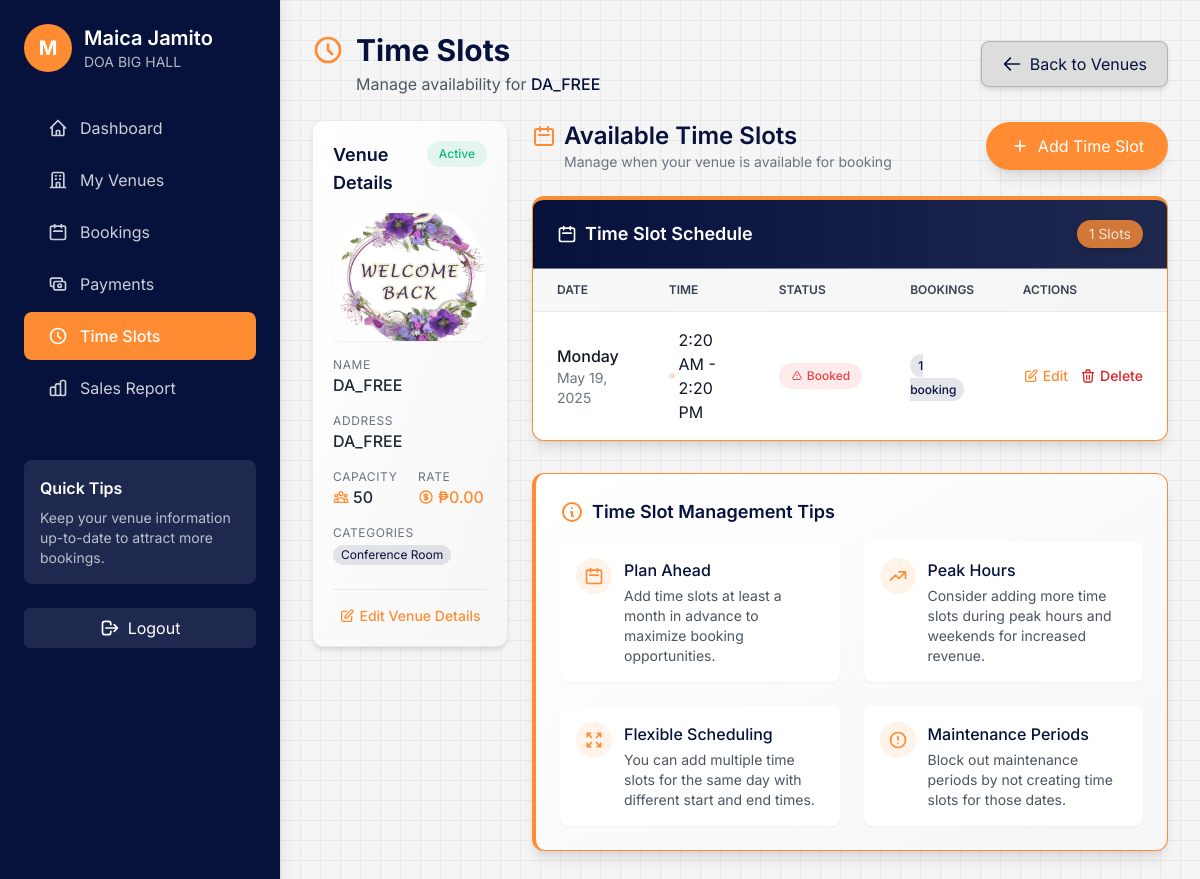
The page /manager/venues/10/time-slots/ (signed in) on the database as committed earlier.
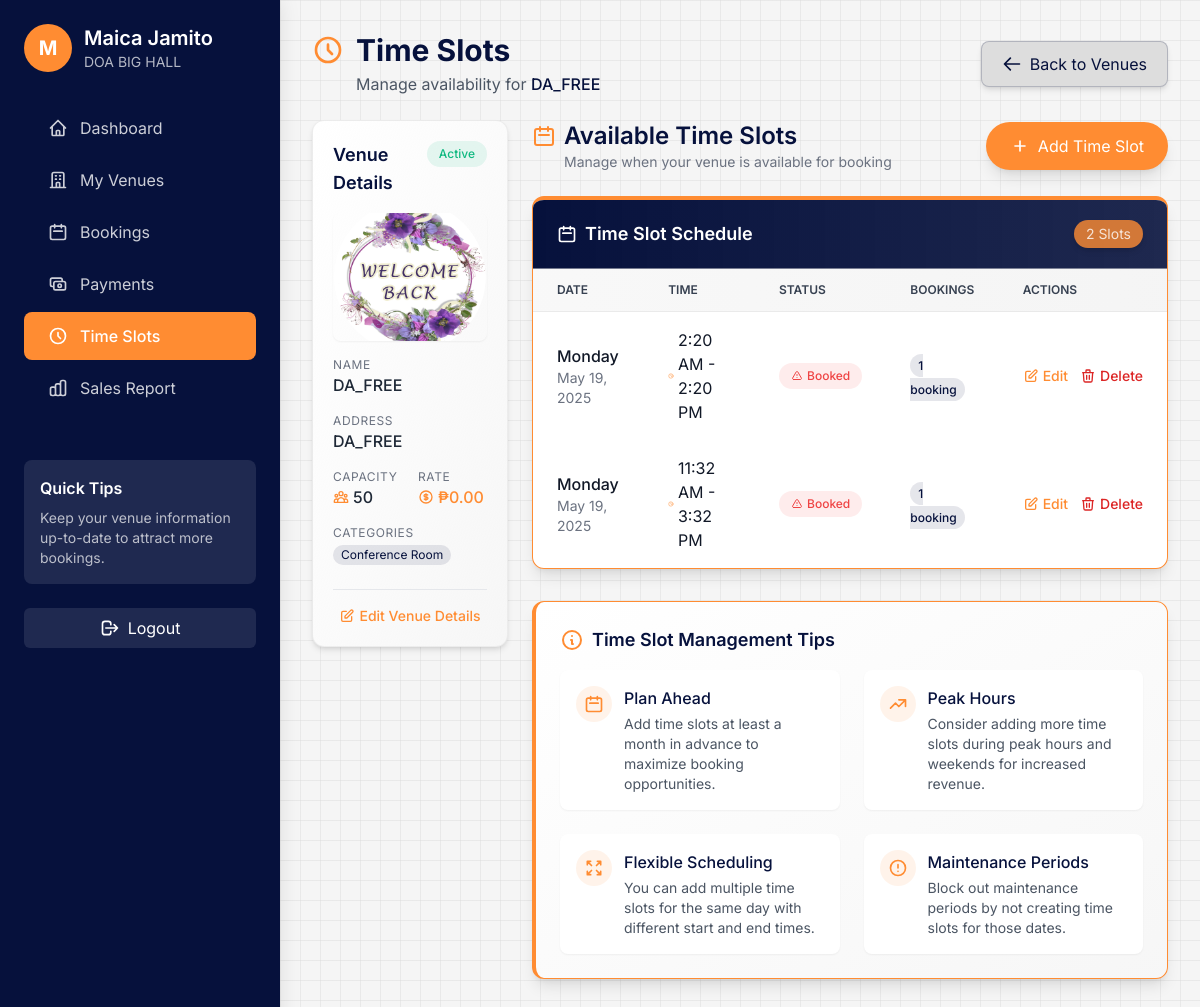
The same page on the database as committed later.
### booking/models/category.py (models this page shows, shortened)
class Category(models.Model):
    name = models.CharField(max_length=100)
    description = models.TextField(blank=True)
    class Meta:
        verbose_name_plural = "Categories"
        ordering = ['name']

### booking/models/time_slot.py (models this page shows, shortened)
class TimeSlot(models.Model):
    venue = models.ForeignKey(Venue, on_delete=models.CASCADE, related_name='time_slots')
    date = models.DateField()
    start_time = models.TimeField()
    end_time = models.TimeField()
    is_available = models.BooleanField(default=True)
    class Meta:
        ordering = ['date', 'start_time']
        unique_together = ['venue', 'date', 'start_time']

### booking/views/manager_views.py (the view)
# urls.py: path('manager/venues/<int:venue_id>/time-slots/', views.manager_time_slots, name='manager_time_slots'),
@login_required
@venue_manager_required
def manager_time_slots(request, venue_id):
    manager = request.user.venue_manager
    venue = get_object_or_404(Venue, id=venue_id, manager=manager)
    time_slots_list = TimeSlot.objects.filter(venue=venue).order_by('date', 'start_time')
    page = request.GET.get('page', 1)
    items_per_page = 10  # Number of time slots per page
    paginator = Paginator(time_slots_list, items_per_page)
    time_slots = paginator.get_page(page)
    venues = Venue.objects.filter(manager=manager)
    context = {
        'venue': venue,
        'time_slots': time_slots,
        'venues': venues,
        'manager': manager,
    }
    return render(request, 'manager/time_slots.html', context)

### booking/context_processors.py (called while the page is built)
def common_context(request):
    context = {
        'all_categories': Category.objects.all(),
    }
    if request.user.is_authenticated:
        unread_notifications = Notification.objects.filter(
            user=request.user,
            is_read=False
        ).order_by('-created_at')
        recent_notifications = Notification.objects.filter(
            user=request.user
        ).order_by('-created_at')[:5]
        context.update({
            'unread_notifications': unread_notifications,
            'unread_notification_count': unread_notifications.count(),
            'recent_notifications': recent_notifications,
        })
    return context

### templates/manager/time_slots.html (shortened to what the changed rows need)
<!DOCTYPE html>
<html lang="en">
<head>
    <script src="https://cdn.tailwindcss.com"></script>
</head>
<body>
<div class="dashboard-container">
    {% with active_page='time_slots' venues=venues %}
        {% include 'manager/components/sidebar.html' %}
    {% endwith %}
    <main class="p-8">
        <div class="flex justify-between items-center mb-6">
            <div>
                <h1 class="text-3xl font-bold text-primary flex items-center">
                    <svg class="h-8 w-8 mr-3 text-accent" fill="none" viewBox="0 0 24 24" stroke="currentColor">
                        <path stroke-linecap="round" stroke-linejoin="round" stroke-width="2" d="M12 8v4l3 3m6-3a9 9 0 11-18 0 9 9 0 0118 0z"></path>
                    </svg>
                    Time Slots
                </h1>
            </div>
        </div>
        <div class="grid grid-cols-1 md:grid-cols-4 gap-6 mb-6">
            <div class="md:col-span-1">
                <div class="dashboard-card p-5 venue-info-card bg-gradient-to-br from-white to-off-white/50 shadow-md">
                    <div class="space-y-4">
                        {% if venue.categories.all %}
                        <div>
                            <div class="flex flex-wrap gap-1">
                                {% for category in venue.categories.all %}
                                <span class="bg-primary/10 text-primary text-xs px-2 py-0.5 rounded-full">{{ category.name }}</span>
                                {% endfor %}
                            </div>
                        </div>
                        {% endif %}
                    </div>
                </div>
            </div>
            <div class="md:col-span-3">
                <div class="flex justify-between items-center mb-6">
                    <div>
                        <h2 class="text-2xl font-semibold text-primary flex items-center">
                            <svg class="h-6 w-6 mr-2 text-accent" fill="none" viewBox="0 0 24 24" stroke="currentColor">
                                <path stroke-linecap="round" stroke-linejoin="round" stroke-width="2" d="M8 7V3m8 4V3m-9 8h10M5 21h14a2 2 0 002-2V7a2 2 0 00-2-2H5a2 2 0 00-2 2v12a2 2 0 002 2z"></path>
                            </svg>
                            Available Time Slots
                        </h2>
                    </div>
                </div>
                {% if time_slots %}
                <div class="dashboard-card overflow-hidden shadow-lg border-t-4 border-accent">
                    <div class="dashboard-card-header bg-gradient-to-r from-primary to-primary/90">
                        <h3 class="text-lg font-semibold text-white flex items-center">
                            <svg class="h-5 w-5 mr-2" fill="none" viewBox="0 0 24 24" stroke="currentColor">
                                <path stroke-linecap="round" stroke-linejoin="round" stroke-width="2" d="M8 7V3m8 4V3m-9 8h10M5 21h14a2 2 0 002-2V7a2 2 0 00-2-2H5a2 2 0 00-2 2v12a2 2 0 002 2z"></path>
                            </svg>
                            Time Slot Schedule
                        </h3>
                        <span class="text-white/80 text-sm bg-accent/80 px-3 py-1 rounded-full shadow-md">
                            {{ time_slots.paginator.count }} Slots
                        </span>
                    </div>
                    <div class="overflow-x-auto">
                        <table class="dashboard-table">
                            <thead class="bg-gradient-to-r from-light-gray/20 to-light-gray/30">
                                <tr>
                                    <th class="text-primary/80 font-semibold">Date</th>
                                    <th class="text-primary/80 font-semibold">Time</th>
                                    <th class="text-primary/80 font-semibold">Status</th>
                                    <th class="text-primary/80 font-semibold">Bookings</th>
                                    <th class="text-primary/80 font-semibold">Actions</th>
                                </tr>
                            </thead>
                            <tbody>
                                {% for slot in time_slots %}
                                <tr class="hover:bg-gray-50 transition-colors">
                                    <td>
                                        <div class="font-medium text-gray-900">{{ slot.date|date:"l" }}</div>
                                        <div class="text-sm text-gray-500">{{ slot.date|date:"M d, Y" }}</div>
                                    </td>
                                    <td>
                                        <div class="text-gray-900 flex items-center">
                                            <svg class="h-4 w-4 mr-1 text-accent" fill="none" viewBox="0 0 24 24" stroke="currentColor">
                                                <path stroke-linecap="round" stroke-linejoin="round" stroke-width="2" d="M12 8v4l3 3m6-3a9 9 0 11-18 0 9 9 0 0118 0z"></path>
                                            </svg>
                                            {{ slot.start_time|time:"g:i A" }} - {{ slot.end_time|time:"g:i A" }}
                                        </div>
                                    </td>
                                    <td>
                                        <span class="status-badge {% if slot.is_available %}status-active{% else %}status-inactive{% endif %}">
                                            {% if slot.is_available %}
                                            <svg class="h-3 w-3 mr-1" fill="none" viewBox="0 0 24 24" stroke="currentColor">
                                                <path stroke-linecap="round" stroke-linejoin="round" stroke-width="2" d="M9 12l2 2 4-4m6 2a9 9 0 11-18 0 9 9 0 0118 0z"></path>
                                            </svg>
                                            Available
                                            {% else %}
                                            <svg class="h-3 w-3 mr-1" fill="none" viewBox="0 0 24 24" stroke="currentColor">
                                                <path stroke-linecap="round" stroke-linejoin="round" stroke-width="2" d="M12 9v2m0 4h.01m-6.938 4h13.856c1.54 0 2.502-1.667 1.732-3L13.732 4c-.77-1.333-2.694-1.333-3.464 0L3.34 16c-.77 1.333.192 3 1.732 3z"></path>
                                            </svg>
                                            Booked
                                            {% endif %}
                                        </span>
                                    </td>
                                    <td>
                                        {% with booking_count=slot.bookings.count %}
                                        {% if booking_count > 0 %}
                                        <span class="bg-primary/10 text-primary px-2 py-1 rounded-full text-xs font-medium">
                                            {{ booking_count }} booking{{ booking_count|pluralize }}
                                        </span>
                                        {% else %}
                                        <span class="text-gray-500 text-sm">No bookings</span>
                                        {% endif %}
                                        {% endwith %}
                                    </td>
                                    <td>
                                        <div class="flex space-x-3">
                                            <button class="text-accent hover:text-accent/80 flex items-center text-sm font-medium">
                                                <svg class="h-4 w-4 mr-1" fill="none" viewBox="0 0 24 24" stroke="currentColor">
                                                    <path stroke-linecap="round" stroke-linejoin="round" stroke-width="2" d="M11 5H6a2 2 0 00-2 2v11a2 2 0 002 2h11a2 2 0 002-2v-5m-1.414-9.414a2 2 0 112.828 2.828L11.828 15H9v-2.828l8.586-8.586z"></path>
                                                </svg>
                                                Edit
                                            </button>
                                            <button class="text-red-600 hover:text-red-500 flex items-center text-sm font-medium"
                                               onclick="return confirm('Are you sure you want to delete this time slot?');">
                                                <svg class="h-4 w-4 mr-1" fill="none" viewBox="0 0 24 24" stroke="currentColor">
                                                    <path stroke-linecap="round" stroke-linejoin="round" stroke-width="2" d="M19 7l-.867 12.142A2 2 0 0116.138 21H7.862a2 2 0 01-1.995-1.858L5 7m5 4v6m4-6v6m1-10V4a1 1 0 00-1-1h-4a1 1 0 00-1 1v3M4 7h16"></path>
                                                </svg>
                                                Delete
                                            </button>
                                        </div>
                                    </td>
                                </tr>
                                {% endfor %}
                            </tbody>
                        </table>
                    </div>
                </div>
                {% endif %}
            </div>
        </div>
    </main>
</div>
</body>
</html>

Rows that differ between the two databases and show on the page:
added TimeSlot: date "Monday", date "May 19, 2025", start_time "11:32 AM", end_time "3:32 PM", is_available False (drawn), bookings.count "1"
Other text that changed with them:
{{ time_slots.paginator.count }}: "1" → "2"
